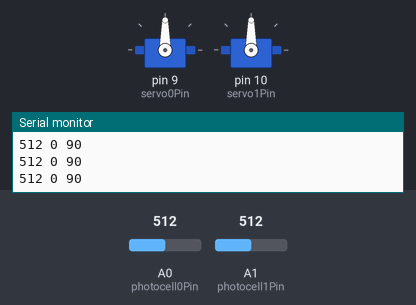
Bench run of a sketch on a simulated Arduino Uno, built with avr-gcc and run on an emulated ATmega328P. Shown: 2 × servo, the last lines printed to the serial monitor. Inputs (shaded band) come from the test bench; at power-on: A0 (photocell0Pin) = 512, A1 (photocell1Pin) = 512.

Above: at 1.2 s.
1.3 s: A0 (photocell0Pin) set to 716
At 1.8 s:
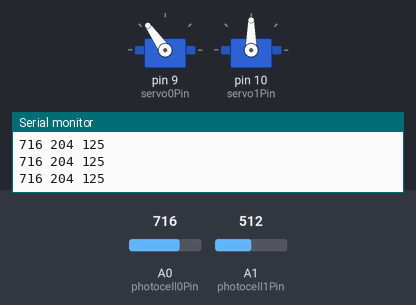
2.8 s: A1 (photocell1Pin) set to 716
At 3.5 s:
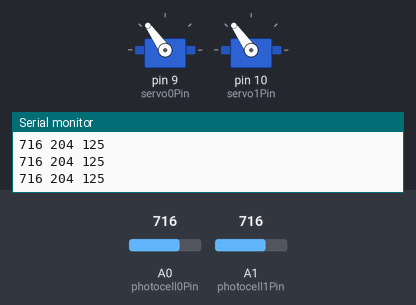
4.3 s: A0 (photocell0Pin) set to 900
At 5.1 s:
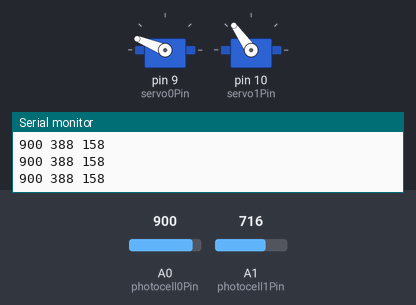
5.8 s: A0 (photocell0Pin) set to 993
At 6.8 s:
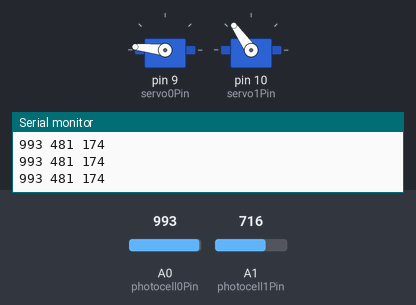
7.3 s: A0 (photocell0Pin) set to 1014
At 8.5 s:
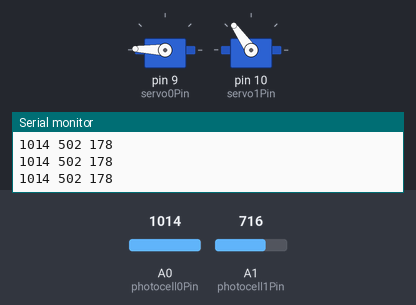
8.8 s: A1 (photocell1Pin) set to 900
At 10.2 s:
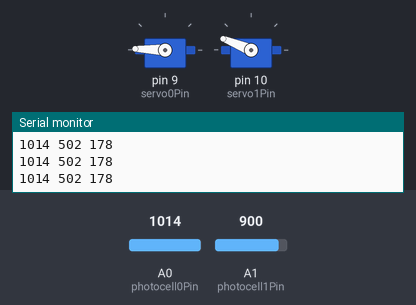
Timing chart, 0 to 11.3 s (numbered marks = the images above; inputs shaded):
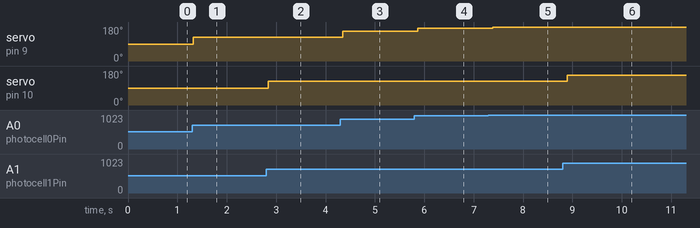

Measured:
- after the input at 1.3 s, servo on pin 9 (servo0Pin): 90° → 125° at once
- after the input at 2.8 s, servo on pin 10 (servo1Pin): 90° → 125° at once
- after the input at 4.3 s, servo on pin 9 (servo0Pin): 125° → 158° after 0.05 s
- after the input at 5.8 s, servo on pin 9 (servo0Pin): 158° → 174° after 0.07 s
- after the input at 7.3 s, servo on pin 9 (servo0Pin): 174° → 178° after 0.08 s
- after the input at 8.8 s, servo on pin 10 (servo1Pin): 125° → 158° after 0.10 s

The sketch:

plant_test.ino
```cpp
#include <Servo.h>

 #define CAL_MAX 10

int photocell0Pin = A0;     // the cell and 10K pulldown are connected to a0
int photocellReading0;     // the analog reading from the sensor divider
int photocellBase0;
int photocellDelta0;

int photocell1Pin = A1;     // the cell and 10K pulldown are connected to a0
int photocellReading1;     // the analog reading from the sensor divider
int photocellBase1;
int photocellDelta1;

bool calibrated;
int calibrateCounter;

Servo servo0;  // create servo object to control a servo
Servo servo1;  // create servo object to control a servo
int servo0Pin = 9;
int servo1Pin = 10;
// twelve servo objects can be created on most boards

int servo0Pos = 0;    // variable to store the servo position
int servo1Pos = 0;    // variable to store the servo position

void setup(void) {
  // We'll send debugging information via the Serial monitor
  Serial.begin(9600);
  servo0.attach(servo0Pin);  // attaches the servo on pin 9 to the servo object
  servo1.attach(servo1Pin);  // attaches the servo on pin 9 to the servo object

  calibrated = false;
  calibrateCounter = 0;
  photocellBase0 = 0;
  photocellDelta0 = 0;
  photocellBase1 = 0;
  photocellDelta1 = 0;

}

void loop(void) {
  if(!calibrated){
    calibrateBaseline();
  }
  photocellReading0 = analogRead(photocell0Pin);
  photocellDelta0 = photocellReading0 - photocellBase0;
  photocellReading1 = analogRead(photocell1Pin);
  photocellDelta1 = photocellReading1 - photocellBase1;
  servo0Pos = map(photocellReading0, 0, 1023, 0, 180);
  servo1Pos = map(photocellReading1, 0, 1023, 0, 180);
  Serial.print(photocellReading0);     // the raw analog reading
  Serial.print(" ");
  Serial.print(photocellDelta0);     // the delta reading
  Serial.print(" ");
  Serial.println(servo0Pos);     // the delta reading

  servo0.write(servo0Pos);
  servo1.write(servo1Pos);

  delay(100);
}

void calibrateBaseline(){
  while(calibrateCounter < CAL_MAX){
      photocellBase0 += analogRead(photocell0Pin);
      photocellBase1 += analogRead(photocell1Pin);
      calibrateCounter++;
      delay(1);
  }
  photocellBase0 /= CAL_MAX;
  photocellBase1 /= CAL_MAX;
  calibrated = true;
}
```
